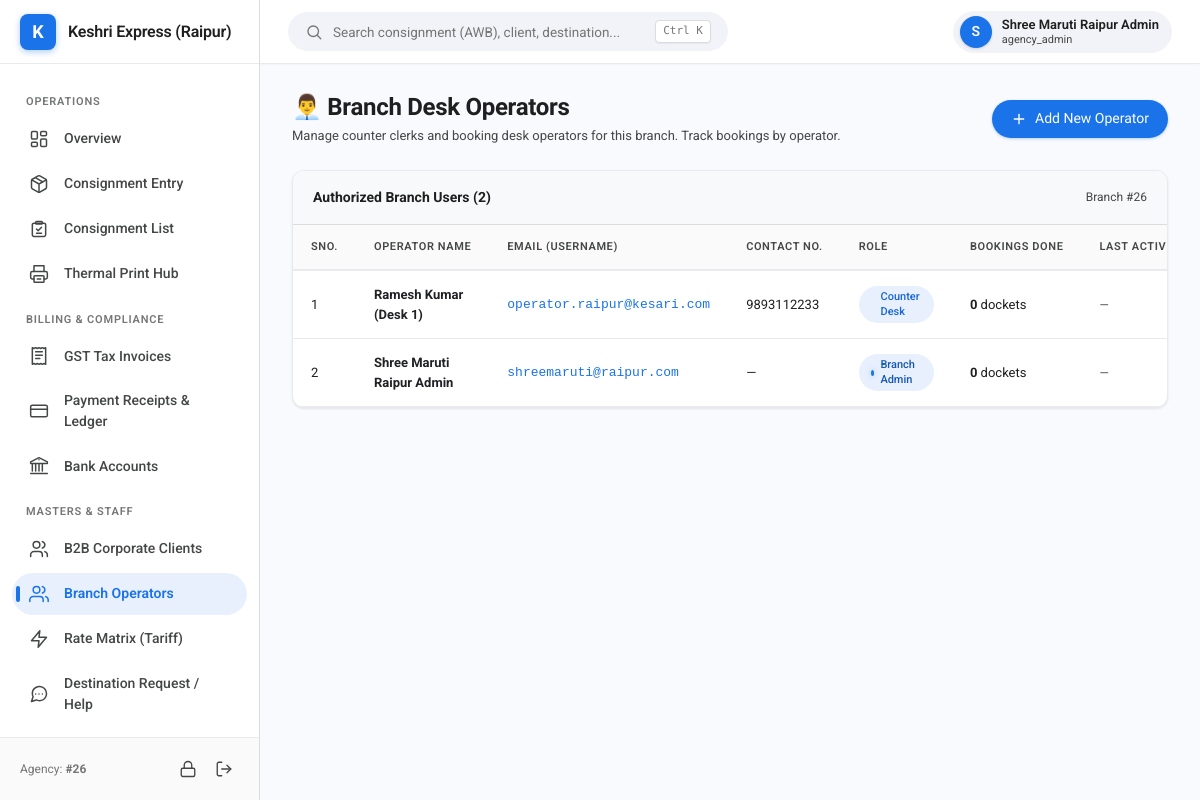
The app's page /operators (signed in) with its own data.
### tables this page shows
CREATE TABLE tenants (
    id INTEGER PRIMARY KEY AUTOINCREMENT,
    uuid VARCHAR(64) UNIQUE NOT NULL,
    slug VARCHAR(64) UNIQUE NOT NULL,
    agency_code VARCHAR(32) UNIQUE NULL, -- Assigned upon KYC approval
    name VARCHAR(150) NOT NULL,
    trade_name VARCHAR(150),
    contact_person VARCHAR(100) NOT NULL,
    phone VARCHAR(20) NOT NULL,
    email VARCHAR(120) NOT NULL,
    address TEXT,
    city VARCHAR(100),
    state VARCHAR(100),
    pincode VARCHAR(10),
    pan_no VARCHAR(20),
    aadhaar_no VARCHAR(20),
    gstin VARCHAR(20),
    pan_doc_url VARCHAR(255),
    aadhaar_doc_url VARCHAR(255),
    rejection_reason TEXT NULL,
    status VARCHAR(20) DEFAULT 'pending_otp', -- pending_otp, pending_kyc, active, suspended, expired, rejected
    validity_start DATE,
    validity_end DATE,
    logo_url VARCHAR(255),
    brand_color VARCHAR(20) DEFAULT '#1a73e8',
    created_at DATETIME DEFAULT CURRENT_TIMESTAMP
, plan_type VARCHAR(30) DEFAULT 'Yearly', plan_price REAL DEFAULT 12000.0, grace_period_days INTEGER DEFAULT 7);

CREATE TABLE users (
    id INTEGER PRIMARY KEY AUTOINCREMENT,
    tenant_id INTEGER NULL, -- NULL = Super Admin
    name VARCHAR(100) NOT NULL,
    email VARCHAR(120) UNIQUE NOT NULL,
    password_hash VARCHAR(255) NOT NULL,
    role VARCHAR(30) NOT NULL, -- superadmin, agency_admin, agency_operator
    status VARCHAR(20) DEFAULT 'active',
    last_login_at DATETIME NULL,
    created_at DATETIME DEFAULT CURRENT_TIMESTAMP, contact_no VARCHAR(20) NULL,
    FOREIGN KEY (tenant_id) REFERENCES tenants(id) ON DELETE CASCADE
);

### src/Views/operators/index.php (the view, shortened to what the rows shown need)
<?php
$activeNav = 'operators';
?>
<div class="page-header">
    <div>
        <h1 class="page-title">👨‍💼 Branch Desk Operators</h1>
        <p style="color:var(--text-secondary); font-size:13px; margin-top:4px;">
            Manage counter clerks and booking desk operators for this branch. Track bookings by operator.
        </p>
    </div>
    <div style="display:flex; gap:10px;">
        <a href="/operators/new" class="btn btn-primary"><?= Icon::svg('plus') ?> Add New Operator</a>
    </div>
</div>
<div class="g-card" style="padding:0; overflow:hidden;">
    <div style="padding:16px 20px; border-bottom:1px solid #dadce0; display:flex; justify-content:space-between; align-items:center; background:#f8f9fa;">
        <div style="font-weight:700; font-size:14px;">
            Authorized Branch Users (<?= count($operators) ?>)
        </div>
        <div style="font-size:12px; color:var(--text-secondary);">
            Branch #<?= htmlspecialchars(TenantContext::getTenant()['agency_code'] ?? '26') ?>
        </div>
    </div>
    <div style="overflow-x:auto;">
        <table class="g-table">
            <thead>
                <tr>
                    <th style="width:50px;">Sno.</th>
                    <th>Operator Name</th>
                    <th>Email (Username)</th>
                    <th>Contact No.</th>
                    <th>Role</th>
                    <th>Bookings Done</th>
                    <th>Last Active</th>
                </tr>
            </thead>
            <tbody>
                <?php if (empty($operators)): ?>
                    <tr>
                        <td colspan="9" style="text-align:center; padding:32px; color:var(--text-secondary);">
                            No desk operators added yet. Click "+ Add New Operator" to create counter staff.
                        </td>
                    </tr>
                <?php else: ?>
                    <?php $sno = 1; foreach ($operators as $op): ?>
                        <tr>
                            <td><?= $sno++ ?></td>
                            <td>
                                <div style="font-weight:700; color:#202124;">
                                    <?= htmlspecialchars($op['name']) ?>
                                </div>
                            </td>
                            <td>
                                <code style="font-size:13px; color:#1a73e8;"><?= htmlspecialchars($op['email']) ?></code>
                            </td>
                            <td><?= htmlspecialchars($op['contact_no'] ?? '—') ?></td>
                            <td>
                                <?php if ($op['role'] === 'agency_admin'): ?>
                                    <span class="g-chip chip-info" style="font-size:11px;">Branch Admin</span>
                                <?php else: ?>
                                    <span class="g-chip" style="font-size:11px; background:#e8f0fe; color:#1967d2;">Counter Desk</span>
                                <?php endif; ?>
                            </td>
                            <td>
                                <strong><?= (int)$op['bookings_count'] ?></strong> dockets
                            </td>
                            <td style="font-size:12px; color:var(--text-secondary);">
                                <?= $op['last_booking_date'] ? date('d-M-Y', strtotime($op['last_booking_date'])) : '—' ?>
                            </td>
                        </tr>
                    <?php endforeach; ?>
                <?php endif; ?>
            </tbody>
        </table>
    </div>
</div>
<?php
$content = ob_get_clean();
require ROOT_PATH . '/src/Views/layout.php';
?>

### src/Views/layout.php (shortened to what the rows shown need)
<?php
$isSuperAdmin = TenantContext::isSuperAdmin();
$tenant = TenantContext::getTenant();
$brandName = TenantContext::getTenantName();
$currentUser = Auth::user();
?>
<!DOCTYPE html>
<html lang="en">
<head>
    <link rel="stylesheet" href="/assets/css/google-theme.css">
</head>
<body>
<div class="app-layout">
    <aside class="sidebar">
        <div class="sidebar-header">
            <div class="sidebar-logo-icon">
                <?= strtoupper(substr($brandName, 0, 1)) ?>
            </div>
            <div class="sidebar-title" title="<?= htmlspecialchars($brandName) ?>">
                <?= htmlspecialchars($brandName) ?>
            </div>
        </div>
        <nav class="sidebar-nav">
            <?php if ($isSuperAdmin): ?>
                <div class="nav-section-title">Control Plane</div>
                <a href="/" class="nav-item <?= ($activeNav ?? '') === 'dashboard' ? 'active' : '' ?>">
                    <span class="nav-icon"><?= Icon::svg('dashboard') ?></span> Dashboard
                </a>
                <a href="/admin/agencies" class="nav-item <?= ($activeNav ?? '') === 'agencies' ? 'active' : '' ?>">
                    <span class="nav-icon"><?= Icon::svg('agencies') ?></span> Agency Franchises
                </a>
                <a href="/admin/subscriptions" class="nav-item <?= ($activeNav ?? '') === 'subscriptions' ? 'active' : '' ?>">
                    <span class="nav-icon"><?= Icon::svg('receipt-tax') ?></span> Plans & Subscriptions
                </a>
                <a href="/admin/courier-apis" class="nav-item <?= ($activeNav ?? '') === 'courier_apis' ? 'active' : '' ?>">
                    <span class="nav-icon"><?= Icon::svg('truck') ?></span> Courier APIs Gateway
                </a>
                <a href="/admin/kyc" class="nav-item <?= ($activeNav ?? '') === 'kyc' ? 'active' : '' ?>">
                    <span class="nav-icon"><?= Icon::svg('kyc') ?></span> KYC Verification
                </a>
                <a href="/admin/destinations" class="nav-item <?= ($activeNav ?? '') === 'destinations' ? 'active' : '' ?>">
                    <span class="nav-icon"><?= Icon::svg('destinations') ?></span> Master Destinations
                </a>
                <a href="/admin/tickets" class="nav-item <?= ($activeNav ?? '') === 'tickets' ? 'active' : '' ?>">
                    <span class="nav-icon"><?= Icon::svg('tickets') ?></span> Support & City Requests
                </a>
                <a href="/admin/invoices" class="nav-item <?= ($activeNav ?? '') === 'invoices' ? 'active' : '' ?>">
                    <span class="nav-icon"><?= Icon::svg('reports') ?></span> Consolidated Reports
                </a>
            <?php else: ?>
                <div class="nav-section-title">Operations</div>
                <a href="/" class="nav-item <?= ($activeNav ?? '') === 'dashboard' ? 'active' : '' ?>">
                    <span class="nav-icon"><?= Icon::svg('dashboard') ?></span> Overview
                </a>
                <a href="/bookings/new" class="nav-item <?= ($activeNav ?? '') === 'book' ? 'active' : '' ?>">
                    <span class="nav-icon"><?= Icon::svg('book') ?></span> Consignment Entry
                </a>
                <a href="/bookings" class="nav-item <?= ($activeNav ?? '') === 'bookings' ? 'active' : '' ?>">
                    <span class="nav-icon"><?= Icon::svg('bookings') ?></span> Consignment List
                </a>
                <a href="/print-labels" class="nav-item <?= ($activeNav ?? '') === 'print' ? 'active' : '' ?>">
                    <span class="nav-icon"><?= Icon::svg('print') ?></span> Thermal Print Hub
                </a>
                <div class="nav-section-title">Billing & Compliance</div>
                <a href="/invoices" class="nav-item <?= ($activeNav ?? '') === 'invoices' ? 'active' : '' ?>">
                    <span class="nav-icon"><?= Icon::svg('invoices') ?></span> GST Tax Invoices
                </a>
                <a href="/payments" class="nav-item <?= ($activeNav ?? '') === 'payments' ? 'active' : '' ?>">
                    <span class="nav-icon"><?= Icon::svg('payments') ?></span> Payment Receipts & Ledger
                </a>
                <a href="/bank-accounts" class="nav-item <?= ($activeNav ?? '') === 'bank' ? 'active' : '' ?>">
                    <span class="nav-icon"><?= Icon::svg('bank') ?></span> Bank Accounts
                </a>
                <div class="nav-section-title">Masters & Staff</div>
                <a href="/clients" class="nav-item <?= ($activeNav ?? '') === 'clients' ? 'active' : '' ?>">
                    <span class="nav-icon"><?= Icon::svg('clients') ?></span> B2B Corporate Clients
                </a>
                <a href="/operators" class="nav-item <?= ($activeNav ?? '') === 'operators' ? 'active' : '' ?>">
                    <span class="nav-icon"><?= Icon::svg('operators') ?></span> Branch Operators
                </a>
                <a href="/tariffs" class="nav-item <?= ($activeNav ?? '') === 'tariffs' ? 'active' : '' ?>">
                    <span class="nav-icon"><?= Icon::svg('tariffs') ?></span> Rate Matrix (Tariff)
                </a>
                <a href="/tickets" class="nav-item <?= ($activeNav ?? '') === 'tickets' ? 'active' : '' ?>">
                    <span class="nav-icon"><?= Icon::svg('tickets') ?></span> Destination Request / Help
                </a>
                <a href="/change-password" class="nav-item <?= ($activeNav ?? '') === 'changepwd' ? 'active' : '' ?>">
                </a>
            <?php endif; ?>
        </nav>
        <div class="sidebar-footer">
            <div style="font-size:12px; color:var(--text-tertiary);">
                <?= $isSuperAdmin ? 'Super Admin Mode' : 'Agency: <strong>#' . htmlspecialchars($tenant['agency_code'] ?? 'N/A') . '</strong>' ?>
            </div>
            <div style="display:flex; align-items:center; gap:6px;">
                <a href="/change-password" title="Change Password" style="color:var(--text-secondary); display:inline-flex; align-items:center; padding:6px; border-radius:6px; transition:var(--transition);"><?= Icon::svg('lock', '', 18) ?></a>
                <a href="/logout" title="Sign out" style="color:var(--text-secondary); display:inline-flex; align-items:center; padding:6px; border-radius:6px; transition:var(--transition);"><?= Icon::svg('logout', '', 18) ?></a>
            </div>
        </div>
    </aside>
    <div class="main-wrapper">
        <header class="topbar">
            <div class="topbar-left">
                <div class="search-box">
                    <span><?= Icon::svg('search', '', 18) ?></span>
                    <input type="text" class="search-input" placeholder="Search consignment (AWB), client, destination...">
                    <span class="search-shortcut">Ctrl K</span>
                </div>
            </div>
            <div class="topbar-actions">
                <div class="user-badge">
                    <div class="user-avatar">
                        <?= strtoupper(substr($currentUser['name'] ?? 'U', 0, 1)) ?>
                    </div>
                    <div style="font-size:13px; line-height:1.2;">
                        <div style="font-weight:600;"><?= htmlspecialchars($currentUser['name'] ?? 'User') ?></div>
                        <div style="font-size:11px; color:var(--text-secondary);"><?= htmlspecialchars($currentUser['role'] ?? 'staff') ?></div>
                    </div>
                </div>
            </div>
        </header>
        <main class="page-container">
            <?= $content ?? '' ?>
        </main>
    </div>
</div>
</body>
</html>

### records on screen
tenants: name "K", name "Keshri Express (Raipur)", agency_code "26"
users: name "S", name "Shree Maruti Raipur Admin", role "agency_admin", email "shreemaruti@raipur.com", contact_no "—", shows "Branch Admin", bookings_count "0"
users: name "Ramesh Kumar (Desk 1)", email "operator.raipur@kesari.com", contact_no "9893112233", role "Counter Desk", bookings_count "0"

### other values on screen
count($operators) "2"
